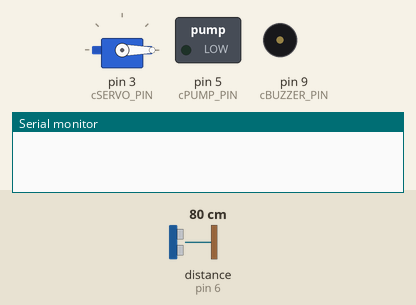
This sketch was run on a simulated Arduino Uno, built with avr-gcc and run on an emulated ATmega328P. Parts: servo, switched loads named in the sketch (green lamp = pin HIGH), buzzer (waves = sounding), the last lines printed to the serial monitor. Wiring (inferred from the names in the program): ultrasonic range finder: trigger pin 7; echo pin 6. Inputs (shaded band) come from the test bench; at power-on: distance to the obstacle (sensor on pin 6) 80 cm. The echo pulse lasts 58.3 µs per cm; pins used as bus, display or sensor lines are not drawn.

Above: at 1.2 s.
1.3 s: distance to the obstacle (sensor on pin 6) set to 2 cm
At 2.2 s:
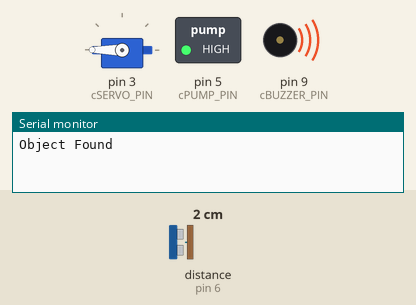
Timing chart, 0 to 4.3 s (numbered marks = the images above; inputs shaded):
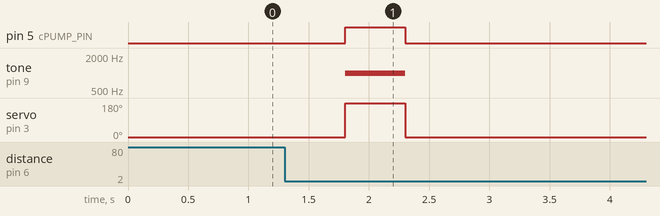

The sketch:

Basic.ino
```cpp
/*
 * Ultrasonic Soap Dispenser Sample
 * Developed by Erratum Solutions
 * Contact us @ support@erratums.com
 * https://erratums.com
 * Date created: 18-April-2020
 */

#include <Servo.h>

const byte cSERVO_PIN   = 3; // Use this for servo motor
const byte cPUMP_PIN    = 5; // Use this for water pump
const byte cECHO_PIN    = 6; // Echo Pin of Ultrasonic Sensor
const byte cPING_PIN    = 7; // Trigger Pin of Ultrasonic Sensor
const byte cBUZZER_PIN  = 9; // Connect your buzzer here

long lFoundObject;
bool bFoundObject;

Servo servoMain;

void setup() {
  Serial.begin(9600); // Starting Serial Terminal

  lFoundObject = 0;
  bFoundObject = false;

  servoMain.attach(cSERVO_PIN);
  pinMode(cECHO_PIN, INPUT);
  pinMode(cPUMP_PIN, OUTPUT);
  pinMode(cPING_PIN, OUTPUT);
  pinMode(cBUZZER_PIN, OUTPUT);

  servoMain.write(0);
  digitalWrite(cPUMP_PIN, LOW);
}

void loop() {
  if (getDistance() < 10) {
    delay(500); // Wait for 1 sec and check distance again { Ajmal }
    if (getDistance() > 15) return;

    Serial.println(F("Object Found"));
    tone(cBUZZER_PIN, 1000);
    servoMain.write(180);
    digitalWrite(cPUMP_PIN, HIGH);
    delay(500); // Wait for 0.5 sec { Ajmal }
    servoMain.write(0);
    digitalWrite(cPUMP_PIN, LOW);
    noTone(cBUZZER_PIN);
    delay(2000);

    // Wait for object to remove { Ajmal }
    while (getDistance() < 20) Serial.print('.');
  }
}

long getDistance() {
  digitalWrite(cPING_PIN, LOW);
  delayMicroseconds(2);
  digitalWrite(cPING_PIN, HIGH);
  delayMicroseconds(10);
  digitalWrite(cPING_PIN, LOW);

  long lDuration = pulseIn(cECHO_PIN, HIGH);
  return microsecondsToCentimeters(lDuration);
}

long microsecondsToCentimeters(long microseconds) {
  return microseconds / 29 / 2;
}
```

Measured:
- after the input at 1.3 s, pin 5 (cPUMP_PIN): LOW → HIGH after 0.50 s, → LOW 0.50 s later; tone on pin 9 (cBUZZER_PIN): silent → 1000 Hz after 0.50 s, → silent 0.50 s later; servo on pin 3 (cSERVO_PIN): 0° → 180° after 0.50 s, → 0° 0.50 s later
